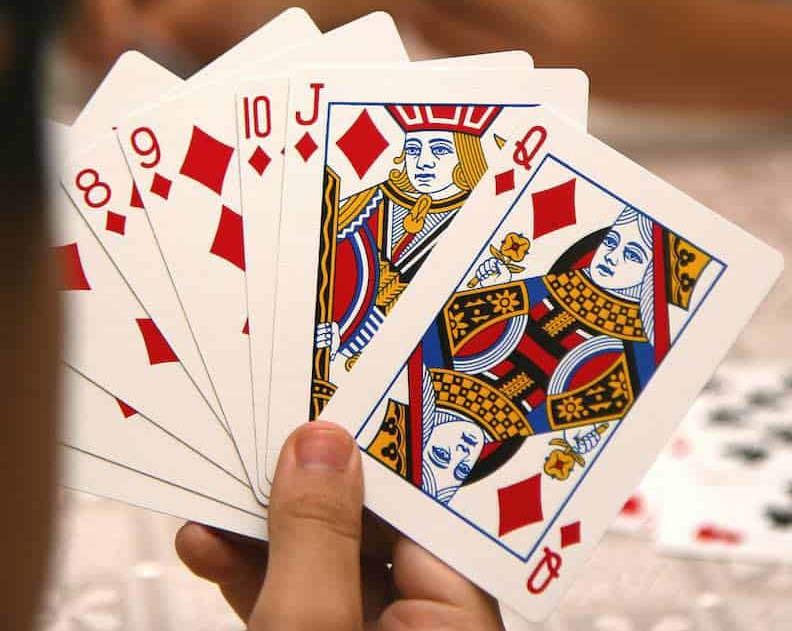
#> input picture Pattern Matching/input/cards_mini.png, 792 x 631 px
$ jupyter execute TemplateMatchingClareDavies.ipynb   (shell and % lines are left out)
#> lines starting #> are read from the running program, lines starting #| are printed output that depends on the picture
#> further down, img_rgb is the input picture: shape (631, 792, 3); mean B, G, R 138.7, 155.2, 187.5
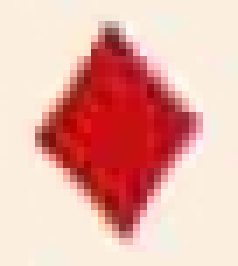
#> input picture Pattern Matching/input/diamond.png, 34 x 38 px (shown 7 times larger)
#> further down, template is the input picture: shape (38, 34, 3); mean B, G, R 168.1, 177, 232.1
Import Libraries

# **Pattern Matching**
Extracted from the OpenCV documentation:

OpenCV comes with a function matchTemplate for this purpose. It simply slides the template image over the input image and compares the template and patch of input image under the template image.

**Exercise**
Given the following image and the corresponding template, you have to paint a green dot in the center of as many diamonds as you can but minimizing the number of False Positives (false detections).

**Conditions:** You can't manipulate any image outside the program.

**Deadline:** Friday 7th, 19:00h

Load Images

[cell 1]
import cv2
import numpy as np
import matplotlib.pyplot as plt
#from google.colab.patches import cv2_imshow

[cell 2]
def draw_dot_at_centre(loc, template, image):
  for pt in zip(*loc[::-1]):
      (startX, startY) = pt
      endX = startX + template.shape[1]
      endY = startY + template.shape[0]
      centreX = (startX + endX)/2
      centreY = (startY + endY)/2

      cv2.circle(image, (int(centreX), int(centreY)), 1, (0, 255, 0), 1)

[cell 3]
def resize_image(image, scale_percent):
  # scale_percent = 220 # percent of original size
  width = int(image.shape[1] * scale_percent / 100)
  height = int(image.shape[0] * scale_percent / 100)
  dim = (width, height)

  resized_image = cv2.resize(image, dim, interpolation = cv2.INTER_AREA)
  return resized_image

[cell 4]
def template_matching(image, template, threshold):
  #Applying Gaussian blur to image to reduce noise.
#> called with threshold = 0.68
  blur_image = cv2.GaussianBlur(image,(3,3),0)
  # #Converting image to grayscale
  blur_image = cv2.cvtColor(blur_image, cv2.COLOR_BGR2GRAY)
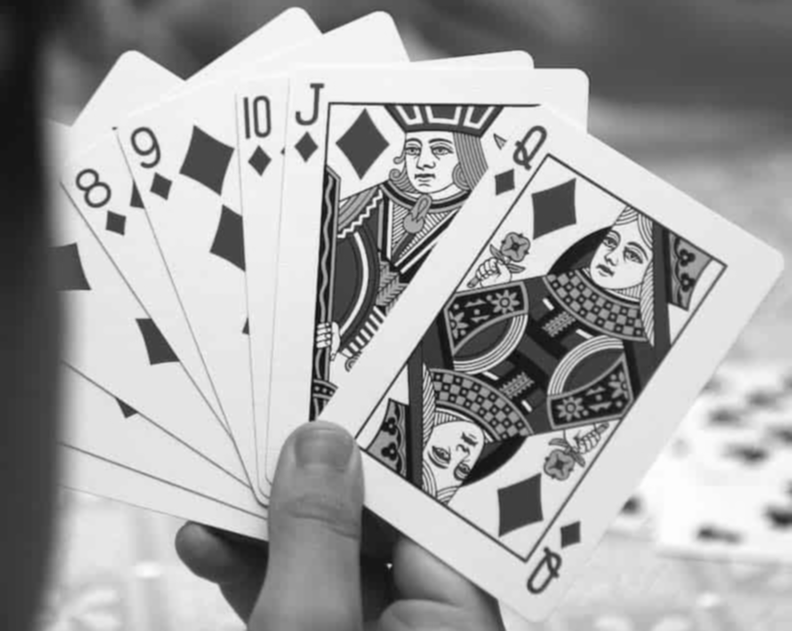
#> blur_image: shape (631, 792); min 11, max 254, mean 163

  #using small and large version of the template
  smallTemplate = template
  smallTemplate = cv2.cvtColor(template, cv2.COLOR_BGR2GRAY)
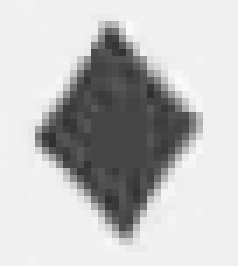
#> smallTemplate: shape (38, 34) (shown 7 times larger); min 48, max 250, mean 192.4

  largeTemplate = resize_image(smallTemplate, 220)
#> in resize_image, `resized_image = cv2.resize(image, dim, interpolation = cv2.INTER_AREA)`:
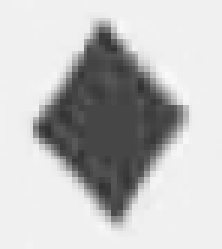
#> resized_image: shape (83, 74) (shown 3 times larger); min 48, max 250, mean 192.4

  resLargeTemplate = cv2.matchTemplate(blur_image, largeTemplate, cv2.TM_CCOEFF_NORMED)
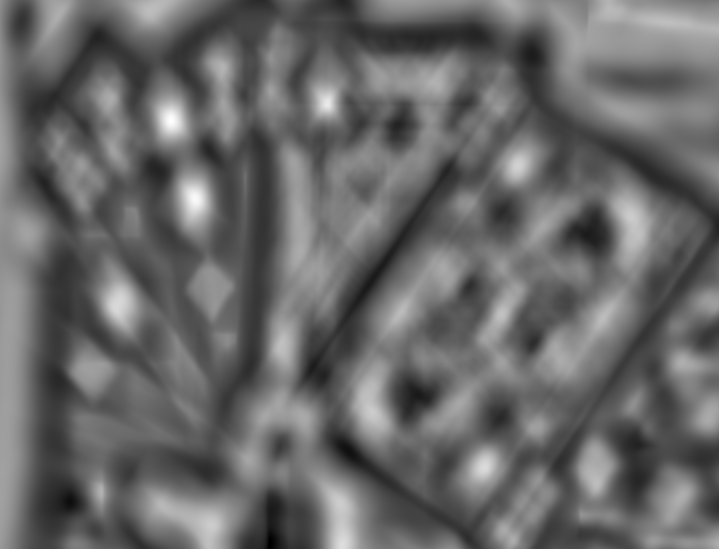
#> resLargeTemplate: shape (549, 719) float32; min -0.612, max 0.844, mean -0.0141; drawn with min black and max white
  resSmallTemplate = cv2.matchTemplate(blur_image, smallTemplate, cv2.TM_CCOEFF_NORMED)
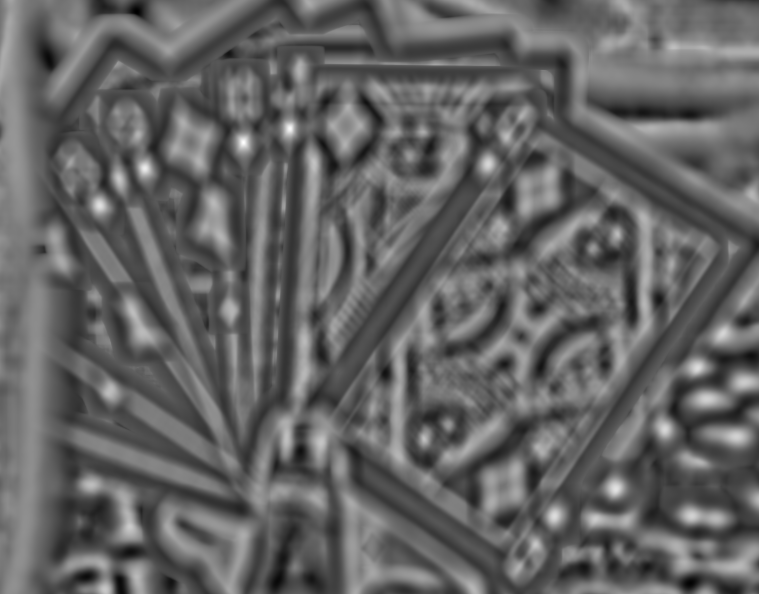
#> resSmallTemplate: shape (594, 759) float32; min -0.652, max 0.996, mean -0.00659; drawn with min black and max white

  # Store the coordinates of matched area in a numpy array
  locLargeTemplate = np.where(resLargeTemplate >= threshold)
#> locLargeTemplate = 450 positions, rows 99 to 208, columns 164 to 329
  locSmallTemplate = np.where(resSmallTemplate >= threshold)
#> locSmallTemplate = 436 positions, rows 124 to 519, columns 96 to 738


  # Draw a circle in centre of the matched region.
  draw_dot_at_centre(locLargeTemplate, largeTemplate, image)
#> the loop in draw_dot_at_centre, `for pt in zip(*loc[::-1]):` made 450 passes
#> (startX, startY, endX, endY, centreX, centreY) on passes 1 to 3: (327, 99, 401, 182, 364, 140.5), (328, 99, 402, 182, 365, 140.5), (326, 100, 400, 183, 363, 141.5)
  draw_dot_at_centre(locSmallTemplate, smallTemplate, image)
#> the loop in draw_dot_at_centre (call 2), `for pt in zip(*loc[::-1]):` made 436 passes
#> (startX, startY, endX, endY, centreX, centreY) on passes 1 to 3: (288, 124, 322, 162, 305, 143), (289, 124, 323, 162, 306, 143), (290, 124, 324, 162, 307, 143)
#> after the loop in draw_dot_at_centre (call 2), `for pt in zip(*loc[::-1]):`:
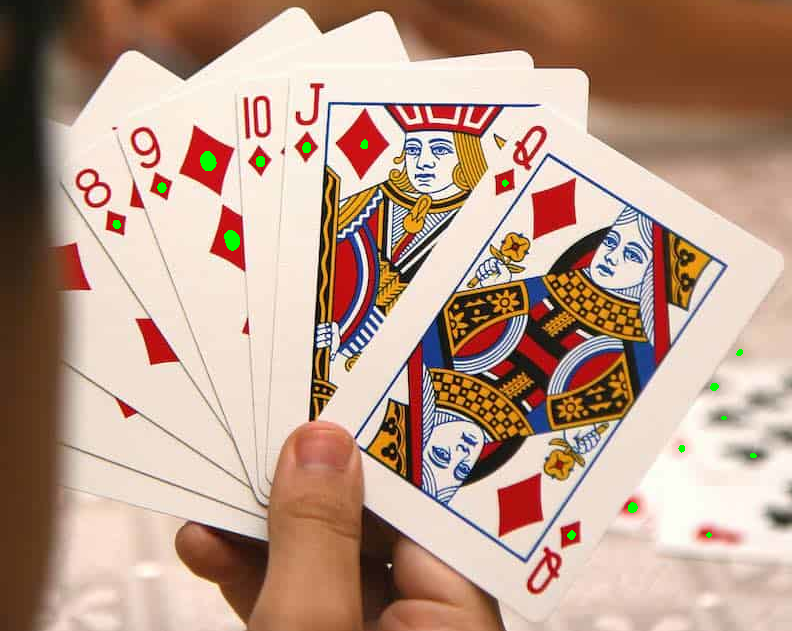
#> image: shape (631, 792, 3); mean B, G, R 138.6, 155.7, 187

  plt.imshow(image)
  plt.show()

[cell 5]
# Load images in the BGR space
img_rgb = cv2.imread("input/cards_mini.png")
template = cv2.imread("input/diamond.png")

# Show the final image with the matched area.
template_matching(img_rgb, template, 0.68)
